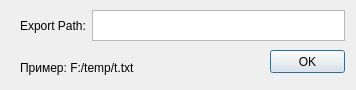
<?xml version="1.0" encoding="UTF-8"?>
<ui version="4.0">
 <class>exportPB</class>
 <widget class="QDialog" name="exportPB">
  <property name="geometry">
   <rect>
    <x>0</x>
    <y>0</y>
    <width>356</width>
    <height>90</height>
   </rect>
  </property>
  <property name="windowTitle">
   <string>Dialog</string>
  </property>
  <widget class="QPushButton" name="pushButton">
   <property name="geometry">
    <rect>
     <x>270</x>
     <y>50</y>
     <width>75</width>
     <height>23</height>
    </rect>
   </property>
   <property name="text">
    <string>OK</string>
   </property>
  </widget>
  <widget class="QWidget" name="layoutWidget">
   <property name="geometry">
    <rect>
     <x>20</x>
     <y>10</y>
     <width>325</width>
     <height>31</height>
    </rect>
   </property>
   <layout class="QHBoxLayout" name="horizontalLayout">
    <item>
     <widget class="QLabel" name="label">
      <property name="text">
       <string>Export Path:</string>
      </property>
     </widget>
    </item>
    <item>
     <widget class="QTextBrowser" name="textBrowser">
      <property name="readOnly">
       <bool>false</bool>
      </property>
     </widget>
    </item>
   </layout>
  </widget>
  <widget class="QLabel" name="label_2">
   <property name="geometry">
    <rect>
     <x>20</x>
     <y>60</y>
     <width>221</width>
     <height>16</height>
    </rect>
   </property>
   <property name="text">
    <string>Пример: F:/temp/t.txt</string>
   </property>
  </widget>
 </widget>
 <resources/>
 <connections/>
</ui>
